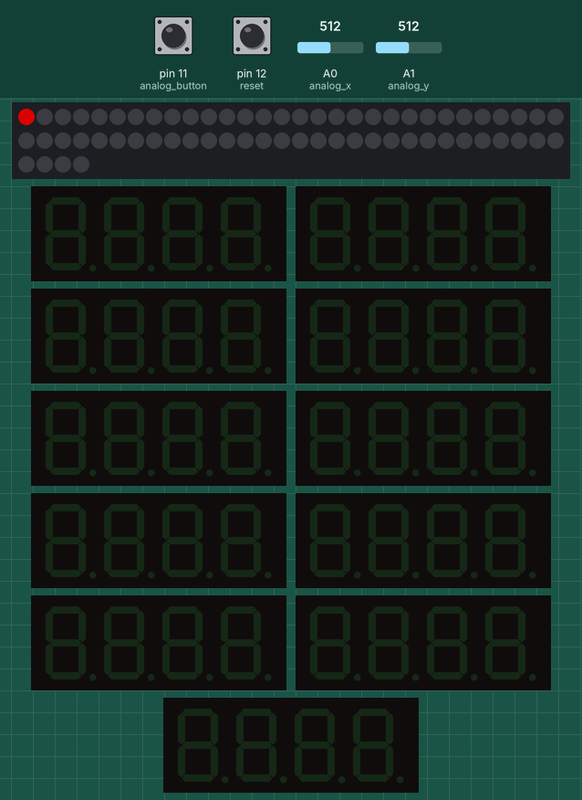
Recording of a sketch running on a simulated Arduino Uno, built with avr-gcc and run on an emulated ATmega328P. Shown: 64 RGB LEDs in strip order, left to right, continuing on the next row, 11 × 4-digit seven-segment display. Inputs (shaded band) come from the test bench; at power-on: A0 (analog_x) = 512, A1 (analog_y) = 512, pin 11 (analog_button) HIGH, pin 12 (reset) LOW. Dim RGB values are drawn brighter than linear; what the sketch prints to the serial monitor is not drawn.

Above: at 0.8 s.
At 1.32 s:
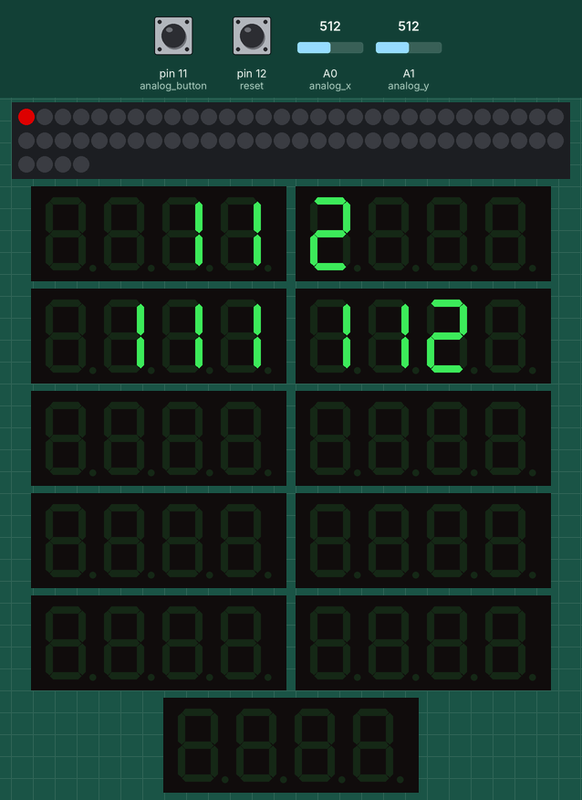
At 2.3 s:
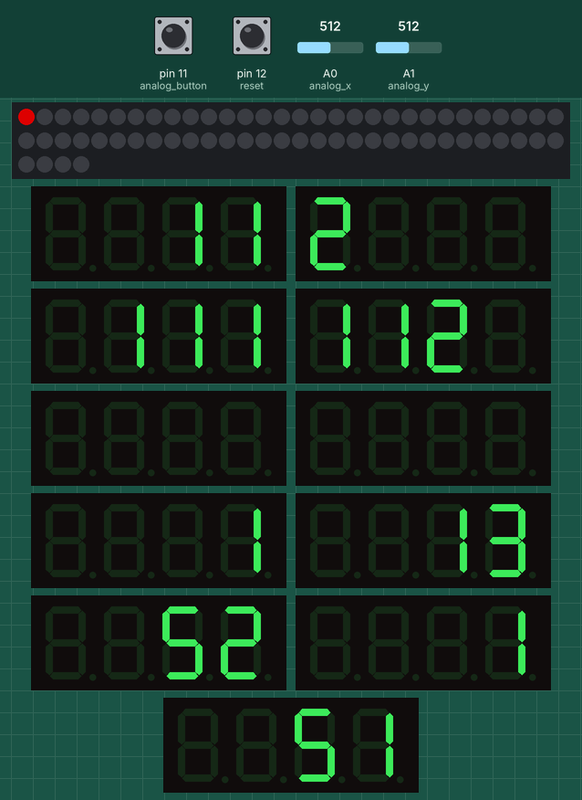
2.4 s: A0 (analog_x) set to 390
5.3 s: A1 (analog_y) set to 610
8.4 s: A1 (analog_y) set to 590
11.5 s: A0 (analog_x) set to 410
14.6 s: pin 11 (analog_button) pulled LOW for 3.2 s
20.9 s: pin 11 (analog_button) pulled LOW for 0.65 s
Timing chart, 0 to 23.9 s (numbered marks = the images above; inputs shaded):
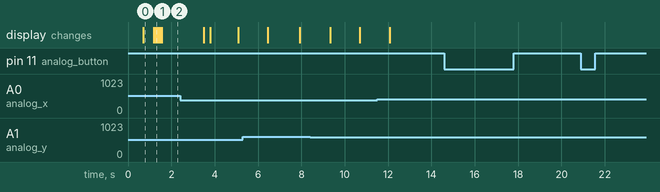

Measured:
- after the input at 14.6 s, every drawn part: stays the same
- after the input at 20.9 s, every drawn part: stays the same
- what the display in image 0 shows lasts 0.5 s, from 0.7 s to 1.2 s

The sketch:

nonogram.ino
```cpp
//Define neopixel pin and number
#include <Adafruit_NeoPixel.h>
#define NEOPIXEL1 13
#define NUMPIXELS 64
Adafruit_NeoPixel pixels = Adafruit_NeoPixel(NUMPIXELS, NEOPIXEL1, NEO_GRB + NEO_KHZ800);

//Variables
int playerPosition = 0;
int location[64];

//Pins & Variables for analog joystick
#define analog_x A0
#define analog_y A1
#define analog_button 11


//Reset pin
#define reset 12

//Initialize value for joystick
int x_value = 0;
int y_value = 0;
int swtich = 0;

//Variable and array for Clue
int clue_row = 0;
int clue_array[3][28] = {
  {11, 4, 2, 1, 111, 4, 112, 3, 3311, 0, 2214, 0, 1, 4, 13, 4, 52, 4, 1, 4, 51, 4, 13, 4, 4, 4, 1, 4},
  {1, 0, 1, 0, 111, 4, 22, 2, 3212, 0, 1415, 0, 1, 4, 2, 4, 5, 4, 13, 4, 211, 4, 311, 4, 31, 4, 1, 4},
  {2, 4, 1, 0, 11, 4, 32, 2, 7131, 0, 1223, 0, 1, 4, 42, 4, 122, 4, 111, 4, 132, 4, 112, 4, 14, 4, 1, 4},
};

//Define for all Display
#include <TM1637Display.h>
#define CLK 10
#define DIO0 0
#define DIO1 1
#define DIO2 2
#define DIO3 3
#define DIO4 4
#define DIO5 5
#define DIO6 6
#define DIO7 7
#define DIO8 8
#define DIO9 9
#define AIO2 A2
#define AIO3 A3
#define AIO4 A4
#define AIO5 A5

TM1637Display display1(CLK, DIO0);
TM1637Display display2(CLK, DIO1);
TM1637Display display3(CLK, DIO2);
TM1637Display display4(CLK, DIO3);
TM1637Display display5(CLK, DIO4);
TM1637Display display6(CLK, DIO5);
TM1637Display display7(CLK, DIO6);
TM1637Display display8(CLK, DIO7);
TM1637Display display9(CLK, DIO8);
TM1637Display display10(CLK, DIO9);
TM1637Display display11(CLK, AIO2);
TM1637Display display12(CLK, AIO3);
TM1637Display display13(CLK, AIO4);
TM1637Display display14(CLK, AIO5);

uint8_t data[] = { 0x0, 0x0, 0x0, 0x0 };  // all segments clear

void setup() {
  Serial.begin(9600);
  pixels.begin();
  digitalWrite(analog_button, HIGH);
  pinMode(analog_x, INPUT);
  pinMode(analog_y, INPUT);
  updateLocation(playerPosition);
  pinMode(reset, INPUT);

  //Set Brightness for all display
  display1.setBrightness(0x0f);
  display2.setBrightness(0x0f);
  display3.setBrightness(0x0f);
  display4.setBrightness(0x0f);
  display5.setBrightness(0x0f);
  display6.setBrightness(0x0f);
  display7.setBrightness(0x0f);
  display8.setBrightness(0x0f);
  display9.setBrightness(0x0f);
  display10.setBrightness(0x0f);
  display11.setBrightness(0x0f);
  display12.setBrightness(0x0f);
  display13.setBrightness(0x0f);
  display14.setBrightness(0x0f);

  //Fill all display with empty data
  display1.setSegments(data);
  display2.setSegments(data);
  display3.setSegments(data);
  display4.setSegments(data);
  display5.setSegments(data);
  display6.setSegments(data);
  display7.setSegments(data);
  display8.setSegments(data);
  display9.setSegments(data);
  display10.setSegments(data);
  display11.setSegments(data);
  display12.setSegments(data);
  display13.setSegments(data);
  display14.setSegments(data);
}

void loop() {
  //check if reset pin is HIGH
  checkReset();

  //Display the clue in 7-Segments
  displayClue();

  // check for incoming data from joystick
  x_value = analogRead(analog_x);
  y_value = analogRead(analog_y);
  swtich = digitalRead(analog_button);
  if (y_value < 400)
  {
    playerPosition = playerPosition - 1;
    playerPosition = checkTopBountary(playerPosition);
    updateLocation(playerPosition);
  }
  else if (y_value > 600)
  {
    playerPosition = playerPosition + 1;
    playerPosition = checkBottomBountary(playerPosition);
    updateLocation(playerPosition);
  }
  else if (x_value < 400)
  {
    playerPosition = playerPosition - 8;
    playerPosition = checkSideBountary(playerPosition);
    updateLocation(playerPosition);
  }
  else if (x_value > 600)
  {
    playerPosition = playerPosition + 8;
    playerPosition = checkSideBountary(playerPosition);
    updateLocation(playerPosition);
  }
  else if (swtich == LOW)
  {
    if(location[playerPosition] == 1)
    {
      location[playerPosition] = 2;
    }
    else
    {
      location[playerPosition] = 0;
    }
    updateLocation(playerPosition);
  }
}

// Update the location of the pixel
void updateLocation (int playerPosition)  {
  //memset(location,0,sizeof(location));
  //easiest way to reset all array to zero
  initLocation(playerPosition);
  if (location[playerPosition] != 2)
  {
    location[playerPosition] = 1;
  }
  //For Debugging
  for (int row = 0; row < 8; row++)
  {
    for (int col = 0; col < 8; col++)
      {
        Serial.print(location[row+8*col]);
        Serial.print("  ");
      }
    Serial.println("");
  }
  Serial.println("----------------------------------------------");
  Serial.println(playerPosition);
  delay(500);
  setLEDColor();
}

//Prevent user from going over the side boundary of the board
int checkSideBountary(int playerPosition) {
  if (playerPosition < 0)
  {
    playerPosition = playerPosition + 64;
  }
  else if (playerPosition > 63)
  {
    playerPosition = playerPosition - 64;
  }
  return playerPosition;
}

//Prevent user from going over the bottom boundary of the board
int checkBottomBountary(int playerPosition) {
  if (playerPosition % 8 == 0)
  {
    playerPosition = playerPosition - 8;
  }
  return playerPosition;
}

//Prevent user from going over the top boundary of the board
int checkTopBountary(int playerPosition) {
  if ((playerPosition + 1) % 8 == 0)
  {
    playerPosition = playerPosition + 8;
  }
  return playerPosition;
}

//Init all pixel and change to its relevant number accordingly
void initLocation(int playerPosition) {
   for (int position = 0; position < 64; position++)
   {
      if(location[position] == 3)
      {
        location[position] = 2;
      }
      if(location[position] != 2)
      {
        location[position] = 0;
      }
      if(location[position] == 2 && position == playerPosition)
      {
        location[position] = 3;
      }
   }
}

//Update location to the pixel
void setLEDColor()  {
   for(int position = 0; position < 64; position++){
      switch (location[position]){
        case 1:
          pixels.setPixelColor(position, pixels.Color(150,0,0)); // Moderately bright red color.
          break;
        case 2:
          pixels.setPixelColor(position, pixels.Color(0,150,0)); // Moderately bright green color.
          break;
        case 3:
          pixels.setPixelColor(position, pixels.Color(0,0,150)); // Moderately bright blue color.
          break;
        default:
          pixels.setPixelColor(position, pixels.Color(0,0,0)); // Off the pixel
       break;
    }
    pixels.show();
  }
}

//Check if reset pin is HIGH
void checkReset() {
  if ( digitalRead(reset) == HIGH)
  {
    clue_row = clue_row + 1;
    if (clue_row = 3)
    {
      clue_row = 0;
    }
  }
}

//Display clue at 7 segments
void displayClue() {
  display1.setSegments(data);// fill(clear) display with data[] clue_array
  display1.showNumberDec(clue_array[clue_row][0], 0, clue_array[clue_row][1]);// display 1

  display2.setSegments(data);// fill(clear) display with data[] clue_array
  display2.showNumberDec(clue_array[clue_row][2], 0, clue_array[clue_row][3]);// display 2

  display3.setSegments(data);// fill(clear) display with data[] clue_array
  display3.showNumberDec(clue_array[clue_row][4], 0, clue_array[clue_row][5]);// display 3

  display4.setSegments(data);// fill(clear) display with data[] clue_array
  display4.showNumberDec(clue_array[clue_row][6], 0, clue_array[clue_row][7]);// display 4

  display5.setSegments(data);// fill(clear) display with data[] clue_array
  display5.showNumberDec(clue_array[clue_row][8], 0, clue_array[clue_row][9]);// display 5

  display6.setSegments(data);// fill(clear) display with data[] clue_array
  display6.showNumberDec(clue_array[clue_row][10], 0, clue_array[clue_row][11]);// display 6

  display7.setSegments(data);// fill(clear) display with data[] clue_array
  display7.showNumberDec(clue_array[clue_row][12], 0, clue_array[clue_row][13]);// display 7

  display8.setSegments(data);// fill(clear) display with data[] clue_array
  display8.showNumberDec(clue_array[clue_row][14], 0, clue_array[clue_row][15]);// display 8

  display9.setSegments(data);// fill(clear) display with data[] clue_array
  display9.showNumberDec(clue_array[clue_row][16], 0, clue_array[clue_row][17]);// display 9

  display10.setSegments(data);// fill(clear) display with data[] clue_array
  display10.showNumberDec(clue_array[clue_row][18], 0, clue_array[clue_row][19]);// display 10

  display11.setSegments(data);// fill(clear) display with data[] clue_array
  display11.showNumberDec(clue_array[clue_row][20], 0, clue_array[clue_row][21]);// display 11

  display12.setSegments(data);// fill(clear) display with data[] clue_array
  display12.showNumberDec(clue_array[clue_row][22], 0, clue_array[clue_row][23]);// display 12

  display13.setSegments(data);// fill(clear) display with data[] clue_array
  display13.showNumberDec(clue_array[clue_row][24], 0, clue_array[clue_row][25]);// display 13

  display14.setSegments(data);// fill(clear) display with data[] clue_array
  display14.showNumberDec(clue_array[clue_row][26], 0, clue_array[clue_row][27]);// display 14
}
```
